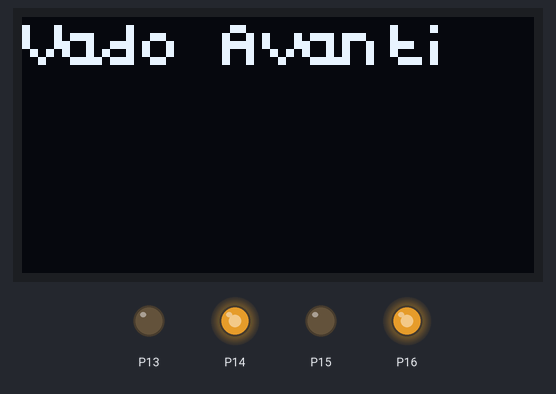
A program run on a simulated BBC micro:bit (MakeCode). On the bench: 128×64 one-colour display, output pins drawn as LEDs (lit = HIGH).

Above: at 0.3 s.
At 3.4 s:
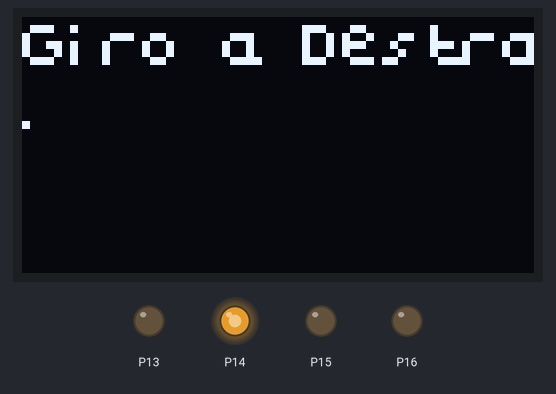
Timing chart, 0 to 40.0 s (numbered marks = the images above):
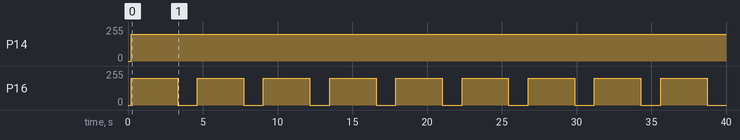

Measured:
- by itself, P14: 0/255 → 199/255 at 0.21 s
- by itself, P16: alternates 199/255 for 3.1 s and 0/255 for 1.3 s
- what the display in image 0 shows lasts 3.1 s, from 0.2 s to 3.3 s

The program:

main.ts
```typescript
function gira_a_destra (VELOCITA: number, TEMPO: number) {
    pins.analogWritePin(AnalogPin.P13, 0)
    pins.analogWritePin(AnalogPin.P14, VELOCITA)
    pins.analogWritePin(AnalogPin.P15, 0)
    pins.analogWritePin(AnalogPin.P16, 0)
    basic.pause(TEMPO)
}
function muovi_avanti (VELOCITA: number, TEMPO: number) {
    pins.analogWritePin(AnalogPin.P13, 0)
    pins.analogWritePin(AnalogPin.P14, VELOCITA)
    pins.analogWritePin(AnalogPin.P15, 0)
    pins.analogWritePin(AnalogPin.P16, VELOCITA)
    basic.pause(TEMPO)
}
function scrivi_su_oled (MESSAGGIO: string) {
    OLED12864_I2C.clear()
    OLED12864_I2C.showString(
    0,
    0,
    MESSAGGIO,
    1
    )
}
function muovi_indietro (VELOCITA: number, TEMPO: number) {
    pins.analogWritePin(AnalogPin.P13, VELOCITA)
    pins.analogWritePin(AnalogPin.P14, 0)
    pins.analogWritePin(AnalogPin.P15, VELOCITA)
    pins.analogWritePin(AnalogPin.P16, 0)
    basic.pause(TEMPO)
}
function gira_a_sinistra (VELOCITA: number, TEMPO: number) {
    pins.analogWritePin(AnalogPin.P13, 0)
    pins.analogWritePin(AnalogPin.P14, 0)
    pins.analogWritePin(AnalogPin.P15, 0)
    pins.analogWritePin(AnalogPin.P16, VELOCITA)
    basic.pause(TEMPO)
}
let velocita = 800
led.enable(true)
OLED12864_I2C.init(60)
OLED12864_I2C.showString(
0,
0,
"Sono acceso.",
1
)
basic.forever(function () {
    scrivi_su_oled("Vado Avanti")
    muovi_avanti(velocita, 3000)
    scrivi_su_oled("Giro a Destra")
    gira_a_destra(velocita, 1200)
})
```

test.ts
```typescript
// i test vanno qui; questi non saranno compilati quando questo pacchetto viene usato come estensione.
```
